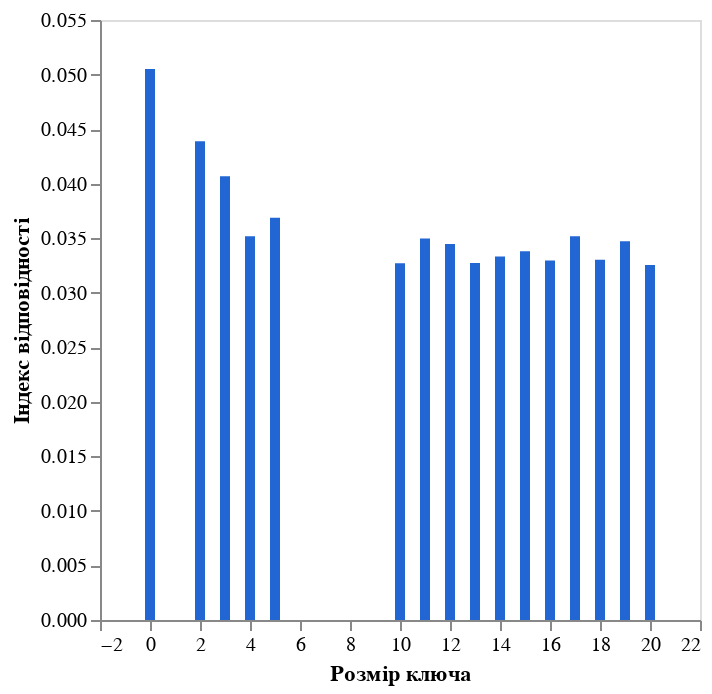

Write notebook code for a chart like this one.
### Code cell
(lambda: DeepnoteChart(text_to_encode_df, """{"layer":[{"layer":[{"mark":{"clip":true,"type":"bar","color":"#2266D3","tooltip":true},"encoding":{"x":{"axis":{"grid":false},"sort":null,"type":"quantitative","field":"Розмір ключа","scale":{"type":"linear"},"format":{"type":"default","decimals":null},"formatType":"numberFormatFromNumberType"},"y":{"axis":{"grid":false},"sort":null,"type":"quantitative","field":"Індекс відповідності","scale":{"type":"linear"},"format":{"type":"default","decimals":null},"formatType":"numberFormatFromNumberType"}}}]}],"title":"","config":{"legend":{}},"$schema":"https://vega.github.io/schema/vega-lite/v5.json","encoding":{},"usermeta":{"tooltipDefaultMode":true}}""") if 'DeepnoteChart' in globals() else _dntk.DeepnoteChart(text_to_encode_df, """{"layer":[{"layer":[{"mark":{"clip":true,"type":"bar","color":"#2266D3","tooltip":true},"encoding":{"x":{"axis":{"grid":false},"sort":null,"type":"quantitative","field":"Розмір ключа","scale":{"type":"linear"},"format":{"type":"default","decimals":null},"formatType":"numberFormatFromNumberType"},"y":{"axis":{"grid":false},"sort":null,"type":"quantitative","field":"Індекс відповідності","scale":{"type":"linear"},"format":{"type":"default","decimals":null},"formatType":"numberFormatFromNumberType"}}}]}],"title":"","config":{"legend":{}},"$schema":"https://vega.github.io/schema/vega-lite/v5.json","encoding":{},"usermeta":{"tooltipDefaultMode":true}}"""))()

### Figure 1 — Vega-Lite specification as saved in the notebook (floating-point values rounded to 4 significant figures)
{"layer": [{"layer": [{"mark": {"clip": true, "type": "bar", "color": "#2266D3", "tooltip": true}, "encoding": {"x": {"axis": {"grid": false}, "sort": null, "type": "quantitative", "field": "Розмір ключа", "scale": {"type": "linear"}, "format": {"type": "default", "decimals": null}, "formatType": "numberFormatFromNumberType"}, "y": {"axis": {"grid": false}, "sort": null, "type": "quantitative", "field": "Індекс відповідності", "scale": {"type": "linear"}, "format": {"type": "default", "decimals": null}, "formatType": "numberFormatFromNumberType"}}}]}], "title": "", "config": {"legend": {}}, "$schema": "https://vega.github.io/schema/vega-lite/v5.json", "encoding": {}, "usermeta": {"tooltipDefaultMode": true}, "data": {"values": [{"Розмір ключа": 0, "Індекс відповідності": 0.05051}, {"Розмір ключа": 2, "Індекс відповідності": 0.04389}, {"Розмір ключа": 3, "Індекс відповідності": 0.04067}, {"Розмір ключа": 4, "Індекс відповідності": 0.03518}, {"Розмір ключа": 5, "Індекс відповідності": 0.03686}, {"Розмір ключа": 10, "Індекс відповідності": 0.03271}, {"Розмір ключа": 11, "Індекс відповідності": 0.03496}, {"Розмір ключа": 12, "Індекс відповідності": 0.03447}, {"Розмір ключа": 13, "Індекс відповідності": 0.03272}, {"Розмір ключа": 14, "Індекс відповідності": 0.03332}, {"Розмір ключа": 15, "Індекс відповідності": 0.0338}, {"Розмір ключа": 16, "Індекс відповідності": 0.03294}, {"Розмір ключа": 17, "Індекс відповідності": 0.03519}, {"Розмір ключа": 18, "Індекс відповідності": 0.03303}, {"Розмір ключа": 19, "Індекс відповідності": 0.03473}, {"Розмір ключа": 20, "Індекс відповідності": 0.03255}]}}
